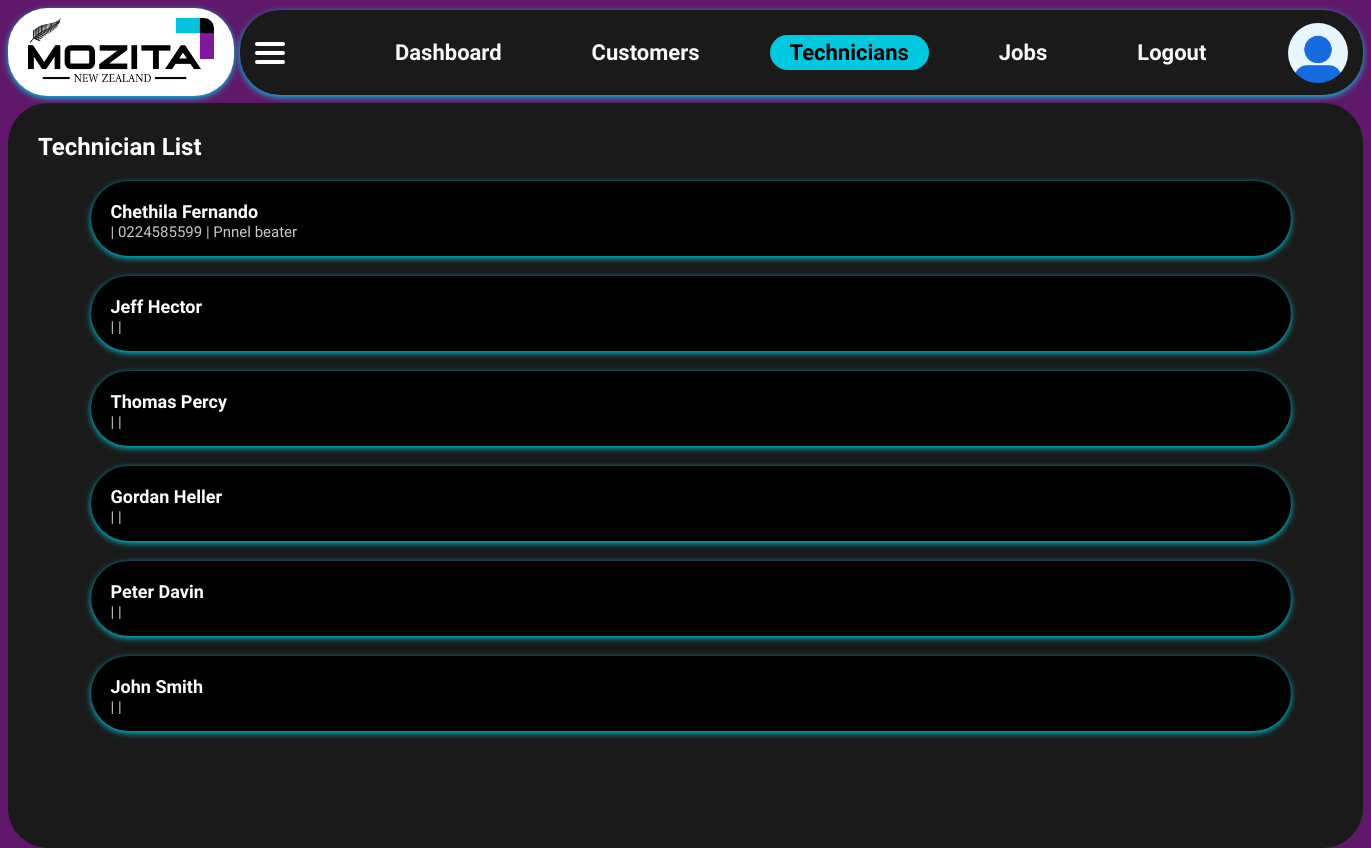
/technicians (signed in), run on the app's committed database.
### app/models.py (models this page shows)
class Technician(db.Model):
    id = db.Column(db.Integer, primary_key=True)
    name = db.Column(db.String(100), nullable=False)
    phone = db.Column(db.String(20))
    specialization = db.Column(db.String(100))
    user_id = db.Column(db.Integer, unique=True, nullable=False)
    jobs = db.relationship('Job', back_populates='technician', cascade="all, delete-orphan")

### app/routes.py (the view)
@main.route('/technicians')
@login_required
def technicians():
    techs = Technician.query.all()
    return render_template('technicians.html', technicians=techs)

### app/models.py (called while the page is built)
@login_manager.user_loader
def load_user(user_id):
    return User.query.get(int(user_id))

    @property
    def is_active(self):
        return self.active

### app/templates/technicians.html (shortened to what this page needs)
{% extends "layout.html" %}
{% block extra_css %}
<link rel="stylesheet" href="https://cdnjs.cloudflare.com/ajax/libs/font-awesome/6.4.0/css/all.min.css">
<link rel="stylesheet" href="{{ url_for('static', filename='technicians.css') }}">
{% endblock %}
{% block content %}
<h2>Technician List</h2>
<ul class="technician-list">
  {% for tech in technicians %}
  <li class="technician-item">
    <div class="technician-info">
      <span><strong>{{ tech.name }}</strong></span><br>
      <small>{{ tech.email }} | {{ tech.phone }} | {{ tech.specialization }}</small>
    </div>
  </li>
  {% endfor %}
</ul>
{% endblock %}

### app/static/main.css (style rules this page uses)
body { font-family: 'Raleway', sans-serif; background-color: #60196a; color: white; margin: 0; padding: 0; }

### app/static/technicians.css (style rules this page uses)
h2 { text-align: left; margin-bottom: 20px; color: rgb(255, 255, 255); }
.technician-list { display: flex; flex-direction: column; align-items: center; gap: 5px; list-style-type: none; margin-right: 40px; margin-left: 20px; padding: 0; }
.technician-item { background-color: rgb(0, 0, 0); box-shadow: 0 2px 6px #00C8DF; border-radius: 40px; padding-left: 20px; padding-right: 15px; padding-top: 20px; padding-bottom: 15px; margin-bottom: 15px; margin-right: 00px; margin-left: 0px; width: calc(100% - 100px); display: flex; justify-content: space-between; align-items: flex-start; }
.technician-info span { font-size: 18px; }
.technician-info small { font-size: 15px; color: #c9c9c9; }

### data on the page
Technician: name "Chethila Fernando", phone "0224585599", specialization "Pnnel beater"
Technician: name "Jeff Hector"
Technician: name "Thomas Percy"
Technician: name "Gordan Heller"
Technician: name "Peter Davin"
Technician: name "John Smith"
